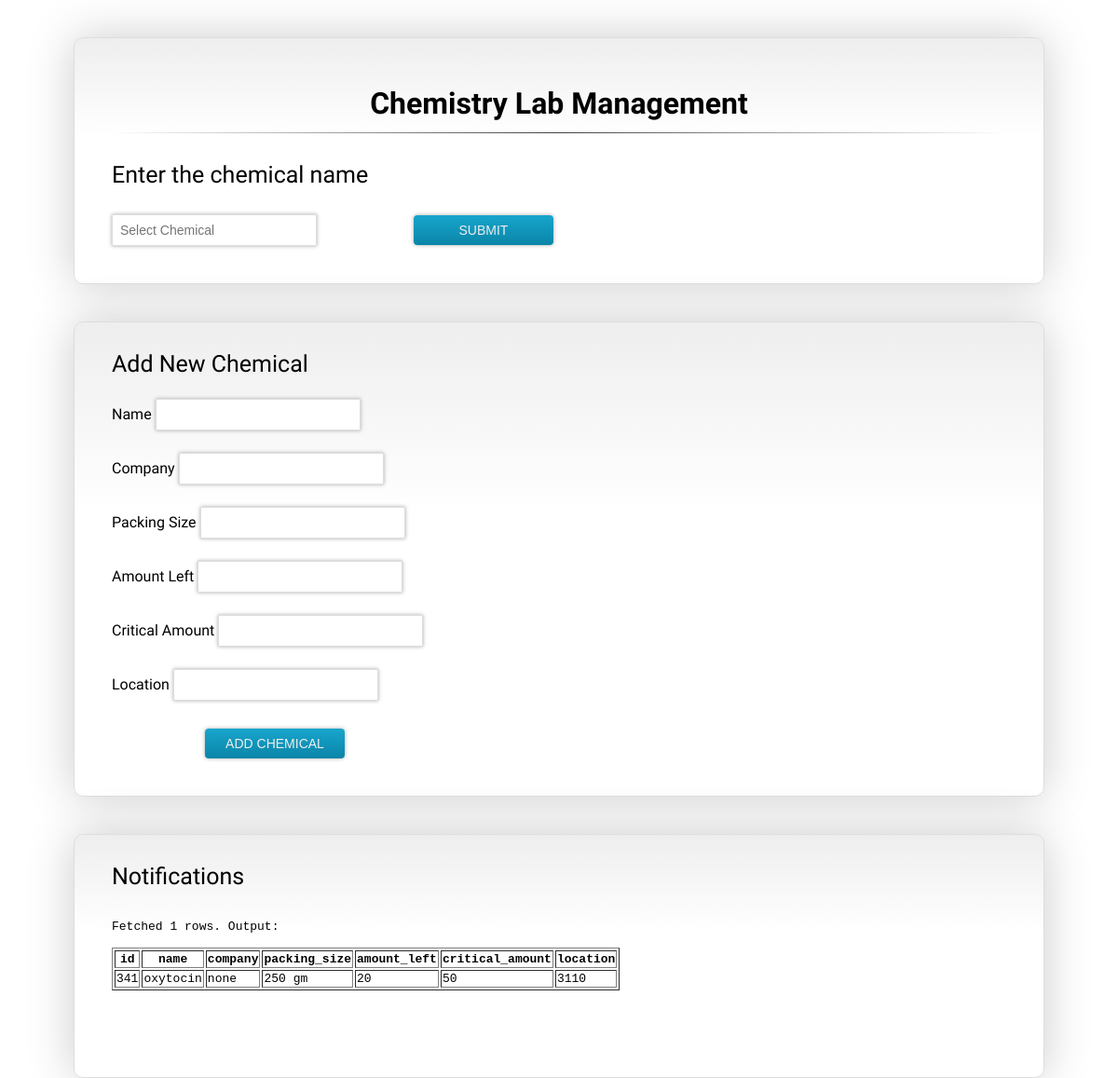
The page /lab_admin_screen.php (signed in) on the database as committed earlier.
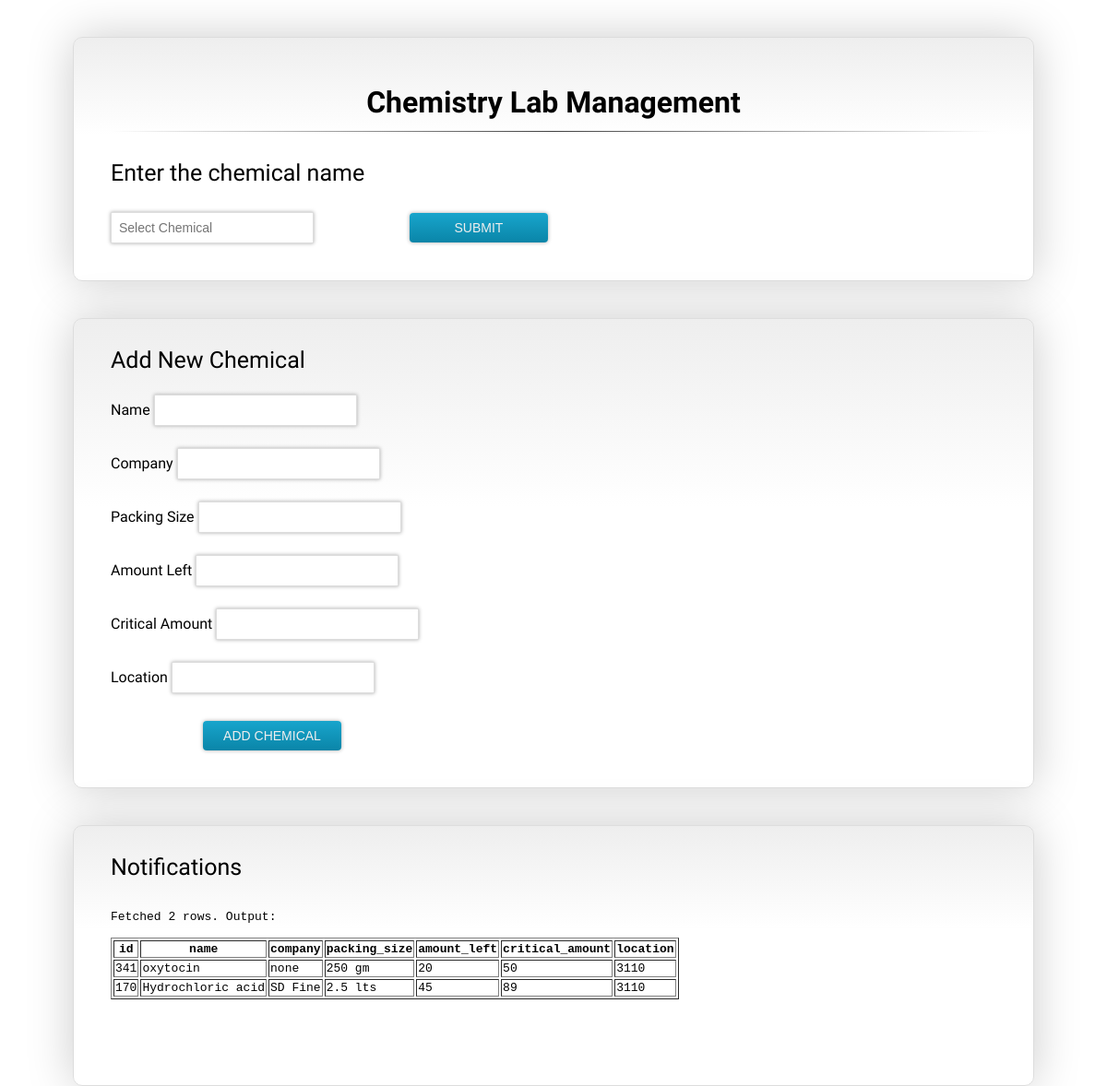
The same page on the database as committed later.
### tables this page shows
CREATE TABLE `chemicals` (
  `id` int(11) NOT NULL,
  `name` varchar(41) DEFAULT NULL,
  `company` varchar(35) DEFAULT NULL,
  `packing_size` varchar(19) DEFAULT NULL,
  `amount_left` varchar(11) DEFAULT NULL,
  `critical_amount` varchar(15) DEFAULT NULL,
  `location` varchar(8) DEFAULT NULL
);

### lab_admin_screen.php (the view, shortened to what this page needs)
<html>
	<head>
		<link href='css/style.css' rel='stylesheet' type='text/css'>
	</head>
	<body>
<form id="medadmin"  onsubmit="return ajaxForQuery();">
			<center>
				<h1>Chemistry Lab Management</h1>
				<hr />
			</center>
			<label for="sqlq" style="font-size:25px;">Enter the chemical name</label>
			<br /><br />
			<input type="text" id="default" name="sqlq" list="chemicals" placeholder="Select Chemical">
			<input type="submit" name="submit" value="Submit" class="submit" id="runsqlq"/>
</form>
<form id="medbuy" method="POST" action="addchemical.php">
	<label for="purchase" style="font-size:25px;">Add New Chemical</label>
	<br /><br />
	<label for="name">Name</label>
	<input type="text" name="name" required/>
	<br />
	<label for="company">Company</label>
	<input type="text" name="company" required/>
	<br />
	<label for="packingsize">Packing Size</label>
	<input type="text" name="packingsize" required/>
	<br />
	<label for="amountleft" class="desc">Amount Left</label>
	<input type="text" name="amountleft" pattern="[0-9]+" />
	<br />
	<label for="criticalamount" class="desc">Critical Amount</label>
	<input type="text" name="criticalamount" pattern="[0-9]+" />
	<br />
	<label for="saddr" class="desc">Location</label>
	<input type="text" name="location" />
	<br />
	<input type="submit" name="submit" value="Add Chemical" class="submit" id="buysub"/>
</form>
<form>
	<label for="purchase" style="font-size:25px;">Notifications</label>
	<br /><br />
	<?php
				$sqlq = mysql_query("SELECT * FROM chemicals WHERE amount_left!='' and amount_left<=critical_amount");
				$num_rows = mysql_num_rows($sqlq);
				echo "<pre>Fetched ".$num_rows." rows. Output:<br /><br />";
				echo "<table border=1><tr>";
				for($i = 0; $i < mysql_num_fields($sqlq); $i++)
				{
		    			$field_info = mysql_fetch_field($sqlq, $i);
					echo "<th>{$field_info->name}</th>";
				}
				echo "</tr>";
				while($row = mysql_fetch_row($sqlq))
				{
					echo "<tr>";
					foreach($row as $_column)
					{
						echo "<td contenteditable='true'>{$_column}</td>";
					}
					echo "</tr>";
				}
				echo "</table>";
	 ?>
</form>
	</body>
</html>

### css/style.css (style rules this page uses)
body { margin:0; padding:0; font-family: 'Graduate', Arial, cursive; font-weight:400; }
form { border: 1px solid #ddd; padding: 30px 40px 20px 40px; margin: 40px 0 0 0; width: 960px; height: auto; background: #fff; -webkit-border-radius: 10px; -moz-border-radius: 10px; border-radius: 10px; background: -webkit-gradient(linear, 0% 0%, 0% 40%, from(#EEE), to(#FFFFFF)); background: -moz-linear-gradient(0% 40% 90deg,#FFF, #EEE); -webkit-box-shadow:0px 0 50px #ccc; -moz-box-shadow:0px 0 50px #ccc; box-shadow:0px 0 50px #ccc; margin-left:auto; margin-right:auto; }
input { padding: 8px; margin: 4px 0 20px 0; background: #fff; width: 220px; font-size: 14px; color: #555; border: 1px #ddd solid; -webkit-box-shadow: 0px 0px 4px #aaa; -moz-box-shadow: 0px 0px 4px #aaa; box-shadow: 0px 0px 4px #aaa; -webkit-transition: background 0.3s linear; }
input.submit { width: 150px; color: #eee; text-transform: uppercase; margin-top: 10px; margin-left:100px; background-color: #18a5cc; border: none; -webkit-transition: -webkit-box-shadow 0.3s linear; -moz-border-radius: 4px; -webkit-border-radius: 4px; border-radius: 4px; background: -webkit-gradient(linear, 0% 0%, 0% 100%, from(#18a5cc), to(#0a85a8)); background: -moz-linear-gradient(25% 75% 90deg,#0a85a8, #18a5cc); }
hr { border: 0; height: 1px; margin-top:-10px; margin-bottom:30px; background-image: -webkit-linear-gradient(left, rgba(0,0,0,0), rgba(0,0,0,0.75), rgba(0,0,0,0)); background-image: -moz-linear-gradient(left, rgba(0,0,0,0), rgba(0,0,0,0.75), rgba(0,0,0,0)); background-image: -ms-linear-gradient(left, rgba(0,0,0,0), rgba(0,0,0,0.75), rgba(0,0,0,0)); background-image: -o-linear-gradient(left, rgba(0,0,0,0), rgba(0,0,0,0.75), rgba(0,0,0,0)); }

Rows that differ between the two databases and show on the page:
now on this page (row edited): chemicals: id "170", name "Hydrochloric acid", company "SD Fine", packing_size "2.5 lts", amount_left "45", critical_amount "89", location "3110"
Other text that changed with them:
$num_rows: "1" → "2"
